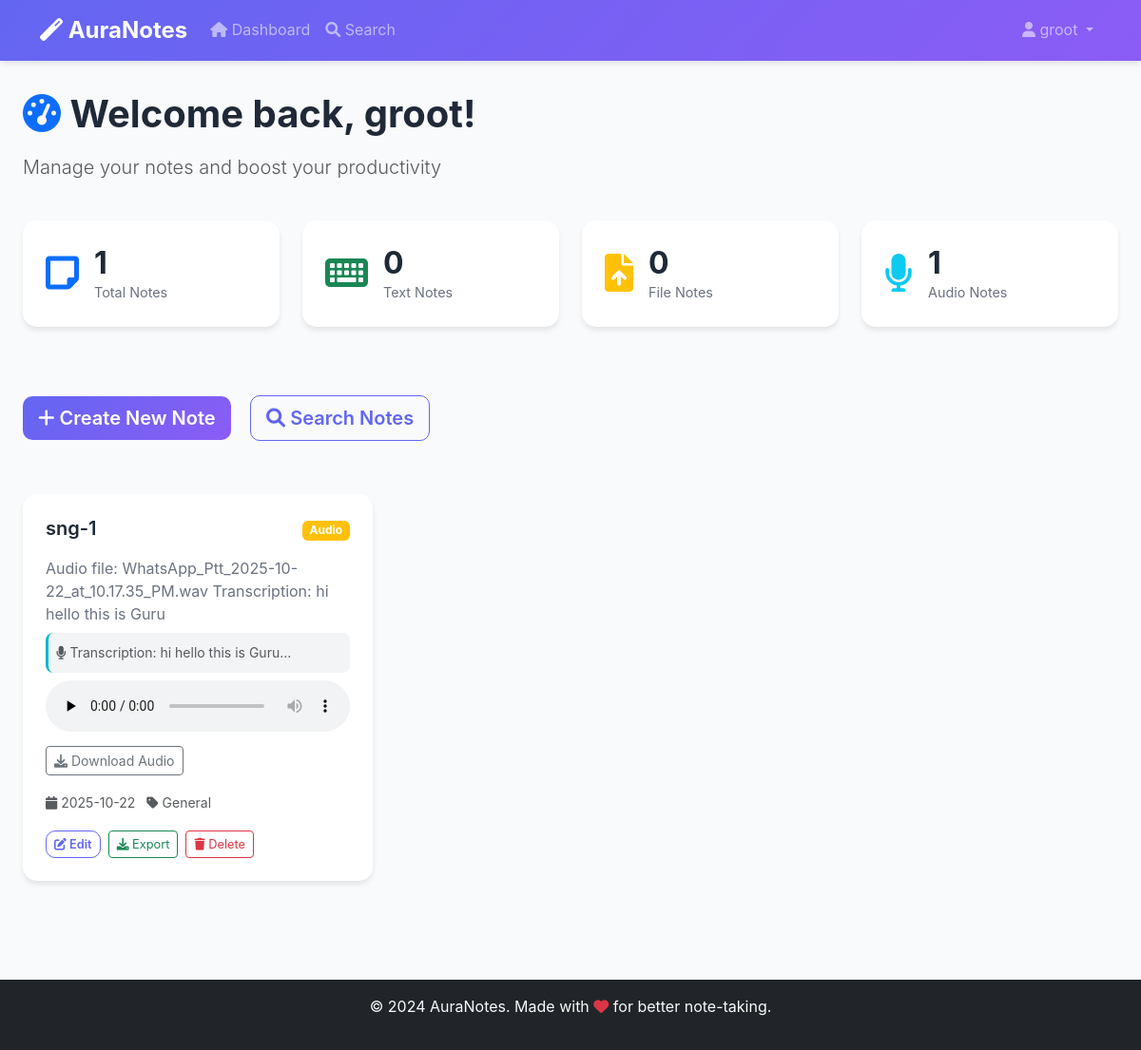
Page /dashboard (signed in) on the earlier database version.
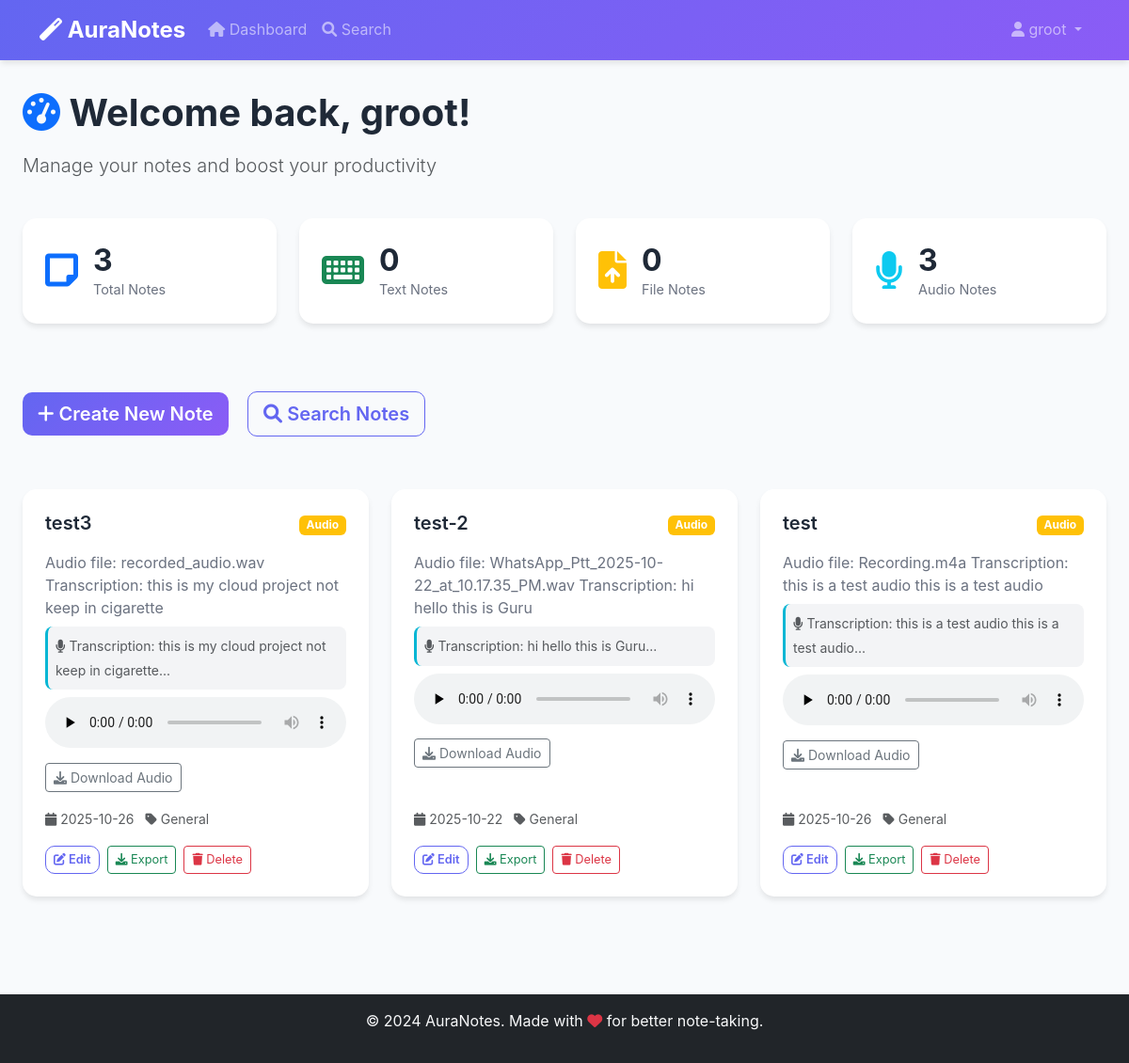
Same page on the later database version.
### app.py (models this page shows)
class User(UserMixin, db.Model):
    id = db.Column(db.Integer, primary_key=True)
    username = db.Column(db.String(80), unique=True, nullable=False)
    email = db.Column(db.String(120), unique=True, nullable=False)
    password_hash = db.Column(db.String(120), nullable=False)
    created_at = db.Column(db.DateTime, default=datetime.utcnow)
    notes = db.relationship('Note', backref='author', lazy=True)

class Note(db.Model):
    id = db.Column(db.Integer, primary_key=True)
    title = db.Column(db.String(200), nullable=False)
    content = db.Column(db.Text, nullable=False)
    note_type = db.Column(db.String(20), nullable=False)  # 'text', 'file', 'audio'
    file_path = db.Column(db.String(500))
    transcription = db.Column(db.Text)  # For audio notes
    category = db.Column(db.String(50), default='General')
    tags = db.Column(db.String(500))  # JSON string of tags
    created_at = db.Column(db.DateTime, default=datetime.utcnow)
    updated_at = db.Column(db.DateTime, default=datetime.utcnow, onupdate=datetime.utcnow)
    user_id = db.Column(db.Integer, db.ForeignKey('user.id'), nullable=False)
    is_shared = db.Column(db.Boolean, default=False)
    shared_with = db.Column(db.String(500))  # JSON string of user IDs

### app.py (the view)
@app.route('/dashboard')
@login_required
def dashboard():
    notes = Note.query.filter_by(user_id=current_user.id).order_by(Note.updated_at.desc()).all()
    categories = db.session.query(Note.category).filter_by(user_id=current_user.id).distinct().all()
    categories = [cat[0] for cat in categories]
    total_notes = len(notes)
    text_notes = len([n for n in notes if n.note_type == 'text'])
    file_notes = len([n for n in notes if n.note_type == 'file'])
    audio_notes = len([n for n in notes if n.note_type == 'audio'])
    return render_template('dashboard.html',
                         notes=notes,
                         categories=categories,
                         total_notes=total_notes,
                         text_notes=text_notes,
                         file_notes=file_notes,
                         audio_notes=audio_notes)

### app.py (called while the page is built)
@login_manager.user_loader
def load_user(user_id):
    return User.query.get(int(user_id))

### templates/dashboard.html (shortened to what this page needs)
{% extends "base.html" %}
{% block content %}
<div class="dashboard-container">
    <div class="container-fluid">
        <div class="row mb-4">
            <div class="col-12">
                <div class="dashboard-header">
                    <h1 class="display-6 mb-3">
                        <i class="fas fa-tachometer-alt text-primary"></i>
                        Welcome back, {{ current_user.username }}!
                    </h1>
                    <p class="lead text-muted">Manage your notes and boost your productivity</p>
                </div>
            </div>
        </div>
        <div class="row mb-4">
            <div class="col-md-3 mb-3">
                <div class="stats-card">
                    <div class="stats-icon">
                        <i class="fas fa-sticky-note text-primary"></i>
                    </div>
                    <div class="stats-content">
                        <h3>{{ total_notes }}</h3>
                        <p>Total Notes</p>
                    </div>
                </div>
            </div>
            <div class="col-md-3 mb-3">
                <div class="stats-card">
                    <div class="stats-icon">
                        <i class="fas fa-keyboard text-success"></i>
                    </div>
                    <div class="stats-content">
                        <h3>{{ text_notes }}</h3>
                        <p>Text Notes</p>
                    </div>
                </div>
            </div>
            <div class="col-md-3 mb-3">
                <div class="stats-card">
                    <div class="stats-icon">
                        <i class="fas fa-file-upload text-warning"></i>
                    </div>
                    <div class="stats-content">
                        <h3>{{ file_notes }}</h3>
                        <p>File Notes</p>
                    </div>
                </div>
            </div>
            <div class="col-md-3 mb-3">
                <div class="stats-card">
                    <div class="stats-icon">
                        <i class="fas fa-microphone text-info"></i>
                    </div>
                    <div class="stats-content">
                        <h3>{{ audio_notes }}</h3>
                        <p>Audio Notes</p>
                    </div>
                </div>
            </div>
        </div>
        <div class="row mb-4">
            <div class="col-12">
                <div class="quick-actions">
                    <button class="btn btn-primary btn-lg me-3" data-bs-toggle="modal" data-bs-target="#createNoteModal">
                        <i class="fas fa-plus"></i> Create New Note
                    </button>
                    <a href="{{ url_for('search') }}" class="btn btn-outline-primary btn-lg me-3">
                        <i class="fas fa-search"></i> Search Notes
                    </a>
                </div>
            </div>
        </div>
        <div class="row">
            {% for note in notes %}
            <div class="col-md-6 col-lg-4 mb-4">
                <div class="note-card">
                    <div class="note-header">
                        <h5 class="note-title">{{ note.title }}</h5>
                        <div class="note-type-badge">
                            {% if note.note_type == 'text' %}
                                <span class="badge bg-primary">Text</span>
                            {% elif note.note_type == 'file' %}
                                <span class="badge bg-success">File</span>
                            {% elif note.note_type == 'audio' %}
                                <span class="badge bg-warning">Audio</span>
                            {% endif %}
                        </div>
                    </div>
                    <div class="note-content">
                        <p class="note-preview">{{ note.content[:150] }}{% if note.content|length > 150 %}...{% endif %}</p>
                        {% if note.transcription %}
                        <div class="transcription-preview">
                            <small class="text-muted">
                                <i class="fas fa-microphone"></i> Transcription: {{ note.transcription[:100] }}...
                            </small>
                        </div>
                        {% endif %}
                        {% if note.note_type == 'audio' and note.file_path %}
                        <div class="audio-player mt-2">
                            <audio controls preload="none" style="width:100%;">
                                <source src="{{ url_for('uploaded_file', filename=note.file_path) }}" type="audio/mpeg">
                            </audio>
                            <div class="mt-2">
                                <a href="{{ url_for('uploaded_file', filename=note.file_path) }}" class="btn btn-sm btn-outline-secondary" download>
                                    <i class="fas fa-download"></i> Download Audio
                                </a>
                            </div>
                        </div>
                        {% endif %}
                    </div>
                    <div class="note-meta">
                        <small class="text-muted">
                            <i class="fas fa-calendar"></i> {{ note.created_at.strftime('%Y-%m-%d') }}
                            <i class="fas fa-tag ms-2"></i> {{ note.category }}
                        </small>
                    </div>
                    <div class="note-actions">
                        <a href="{{ url_for('edit_note', note_id=note.id) }}" class="btn btn-sm btn-outline-primary">
                            <i class="fas fa-edit"></i> Edit
                        </a>
                        <a href="{{ url_for('export_note', note_id=note.id) }}" class="btn btn-sm btn-outline-success">
                            <i class="fas fa-download"></i> Export
                        </a>
                        <a href="{{ url_for('delete_note', note_id=note.id) }}" class="btn btn-sm btn-outline-danger"
                           onclick="return confirm('Are you sure you want to delete this note?')">
                            <i class="fas fa-trash"></i> Delete
                        </a>
                    </div>
                </div>
            </div>
            {% endfor %}
        </div>
    </div>
</div>
{% endblock %}

### templates/base.html (shortened to what this page needs)
<!DOCTYPE html>
<html lang="en">
<head>
    <link href="https://cdn.jsdelivr.net/npm/bootstrap@5.3.0/dist/css/bootstrap.min.css" rel="stylesheet">
    <link href="https://cdnjs.cloudflare.com/ajax/libs/font-awesome/6.0.0/css/all.min.css" rel="stylesheet">
    <link href="{{ url_for('static', filename='css/style.css') }}" rel="stylesheet">
</head>
<body>
    <nav class="navbar navbar-expand-lg navbar-dark bg-gradient">
        <div class="container">
            <a class="navbar-brand fw-bold" href="{{ url_for('index') }}">
                <i class="fas fa-magic"></i> AuraNotes
            </a>
            {% if current_user.is_authenticated %}
            <div class="collapse navbar-collapse" id="navbarNav">
                <ul class="navbar-nav me-auto">
                    <li class="nav-item">
                        <a class="nav-link" href="{{ url_for('dashboard') }}">
                            <i class="fas fa-home"></i> Dashboard
                        </a>
                    </li>
                    <li class="nav-item">
                        <a class="nav-link" href="{{ url_for('search') }}">
                            <i class="fas fa-search"></i> Search
                        </a>
                    </li>
                </ul>
                <ul class="navbar-nav">
                    <li class="nav-item dropdown">
                        <a class="nav-link dropdown-toggle" href="#" role="button" data-bs-toggle="dropdown">
                            <i class="fas fa-user"></i> {{ current_user.username }}
                        </a>
                    </li>
                </ul>
            </div>
            {% endif %}
        </div>
    </nav>
    <main class="container-fluid">
        {% block content %}{% endblock %}
    </main>
    <footer class="bg-dark text-light text-center py-3 mt-5">
        <div class="container">
            <p>&copy; 2024 AuraNotes. Made with <i class="fas fa-heart text-danger"></i> for better note-taking.</p>
        </div>
    </footer>
</body>
</html>

### static/css/style.css (style rules this page uses)
:root { --primary-color: #6366f1; --secondary-color: #8b5cf6; --success-color: #10b981; --warning-color: #f59e0b; --danger-color: #ef4444; --info-color: #06b6d4; --dark-color: #1f2937; --light-color: #f8fafc; --gradient-primary: linear-gradient(135deg, #6366f1 0%, #8b5cf6 100%); --gradient-secondary: linear-gradient(135deg, #06b6d4 0%, #3b82f6 100%); }
body { font-family: 'Inter', -apple-system, BlinkMacSystemFont, 'Segoe UI', Roboto, sans-serif; background-color: var(--light-color); line-height: 1.6; }
.navbar.bg-gradient { background: var(--gradient-primary) !important; box-shadow: 0 4px 6px -1px rgba(0, 0, 0, 0.1); }
.navbar-brand { font-size: 1.5rem; font-weight: 700; }
.dashboard-container { padding: 2rem 0; }
.dashboard-header h1 { color: var(--dark-color); font-weight: 700; }
.stats-card { background: white; border-radius: 15px; padding: 1.5rem; box-shadow: 0 4px 6px -1px rgba(0, 0, 0, 0.1); display: flex; align-items: center; transition: transform 0.3s ease; }
.stats-icon { font-size: 2.5rem; margin-right: 1rem; }
.stats-content h3 { font-size: 2rem; font-weight: 700; margin: 0; color: var(--dark-color); }
.stats-content p { margin: 0; color: #6b7280; font-size: 0.9rem; }
.quick-actions { margin: 2rem 0; }
.note-card { background: white; border-radius: 15px; padding: 1.5rem; box-shadow: 0 4px 6px -1px rgba(0, 0, 0, 0.1); transition: transform 0.3s ease, box-shadow 0.3s ease; height: 100%; display: flex; flex-direction: column; }
.note-header { display: flex; justify-content: space-between; align-items: flex-start; margin-bottom: 1rem; }
.note-title { font-weight: 600; color: var(--dark-color); margin: 0; flex: 1; }
.note-type-badge { margin-left: 1rem; }
.note-content { flex: 1; margin-bottom: 1rem; }
.note-preview { color: #6b7280; margin: 0; line-height: 1.5; }
.transcription-preview { margin-top: 0.5rem; padding: 0.5rem; background: #f3f4f6; border-radius: 8px; border-left: 3px solid var(--info-color); }
.note-meta { margin-bottom: 1rem; }
.note-actions { display: flex; gap: 0.5rem; flex-wrap: wrap; }
.note-actions .btn { font-size: 0.8rem; padding: 0.25rem 0.5rem; }
.btn-primary { background: var(--gradient-primary); border: none; border-radius: 10px; font-weight: 600; transition: transform 0.2s ease; }
.btn-outline-primary { border-color: var(--primary-color); color: var(--primary-color); border-radius: 10px; font-weight: 600; }
footer { margin-top: auto; }
.note-card { animation: fadeInUp 0.6s ease-out; }
.note-card:nth-child(1) { animation-delay: 0.1s; }

Differences in the rows shown:
added Note: title "test3", note_type "Audio", content "Audio file: recorded_audio.wav Transcription: this is my cloud project not keep in cigarette", transcription "this is my cloud project not keep in cigarette", created_at "2025-10-26", category "General"
changed Note "hi hello this is Guru": title "sng-1" → "test-2"
added Note: title "test", note_type "Audio", content "Audio file: Recording.m4a Transcription: this is a test audio this is a test audio", transcription "this is a test audio this is a test audio", created_at "2025-10-26", category "General"
Other differences:
{{ total_notes }}: "1" → "3"
{{ audio_notes }}: "1" → "3"
